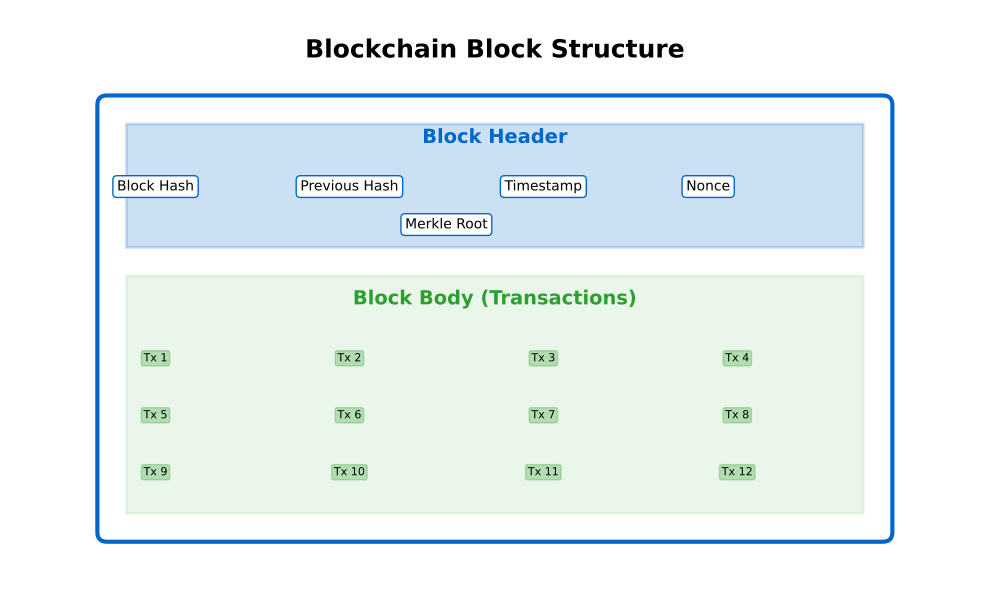

Source code (Python):
#!/usr/bin/env python3
"""
Blockchain Structure Diagram
Shows the components of a block: header and body with transactions
"""

import matplotlib.pyplot as plt
import matplotlib.patches as mpatches
from matplotlib.patches import FancyBboxPatch, Rectangle
import os

# Color palette
MLBLUE = '#0066CC'
MLORANGE = '#FF7F0E'
MLGREEN = '#2CA02C'
MLRED = '#D62728'
MLPURPLE = '#3333B2'

def create_blockchain_structure():
    fig, ax = plt.subplots(figsize=(10, 6), dpi=300)
    ax.set_xlim(0, 10)
    ax.set_ylim(0, 6)
    ax.axis('off')

    # Title
    ax.text(5, 5.5, 'Blockchain Block Structure',
            fontsize=18, fontweight='bold', ha='center')

    # Main block outline
    block_outline = FancyBboxPatch((1, 0.5), 8, 4.5,
                                   boxstyle="round,pad=0.1",
                                   edgecolor=MLBLUE,
                                   facecolor='white',
                                   linewidth=3)
    ax.add_patch(block_outline)

    # Block Header section
    header_box = Rectangle((1.2, 3.5), 7.6, 1.3,
                           facecolor=MLBLUE,
                           edgecolor=MLBLUE,
                           alpha=0.2,
                           linewidth=2)
    ax.add_patch(header_box)
    ax.text(5, 4.6, 'Block Header',
            fontsize=14, fontweight='bold', ha='center', color=MLBLUE)

    # Header components
    header_items = [
        ('Block Hash', 1.5, 4.1),
        ('Previous Hash', 3.5, 4.1),
        ('Timestamp', 5.5, 4.1),
        ('Nonce', 7.2, 4.1),
        ('Merkle Root', 4.5, 3.7)
    ]

    for item, x, y in header_items:
        ax.text(x, y, item, fontsize=10, ha='center',
                bbox=dict(boxstyle='round,pad=0.3',
                         facecolor='white',
                         edgecolor=MLBLUE,
                         linewidth=1))

    # Block Body section
    body_box = Rectangle((1.2, 0.7), 7.6, 2.5,
                         facecolor=MLGREEN,
                         edgecolor=MLGREEN,
                         alpha=0.1,
                         linewidth=2)
    ax.add_patch(body_box)
    ax.text(5, 2.9, 'Block Body (Transactions)',
            fontsize=14, fontweight='bold', ha='center', color=MLGREEN)

    # Transaction entries
    tx_positions = [
        (1.5, 2.3), (3.5, 2.3), (5.5, 2.3), (7.5, 2.3),
        (1.5, 1.7), (3.5, 1.7), (5.5, 1.7), (7.5, 1.7),
        (1.5, 1.1), (3.5, 1.1), (5.5, 1.1), (7.5, 1.1)
    ]

    for i, (x, y) in enumerate(tx_positions):
        ax.text(x, y, f'Tx {i+1}', fontsize=8, ha='center',
               bbox=dict(boxstyle='round,pad=0.2',
                        facecolor=MLGREEN,
                        edgecolor=MLGREEN,
                        alpha=0.3))

    plt.tight_layout()

    # Save in the same directory as the script
    script_dir = os.path.dirname(os.path.abspath(__file__))
    output_path = os.path.join(script_dir, '01_blockchain_structure.pdf')
    plt.savefig(output_path, format='pdf', dpi=300, bbox_inches='tight')
    print(f"Saved: {output_path}")
    plt.close()

if __name__ == '__main__':
    create_blockchain_structure()
